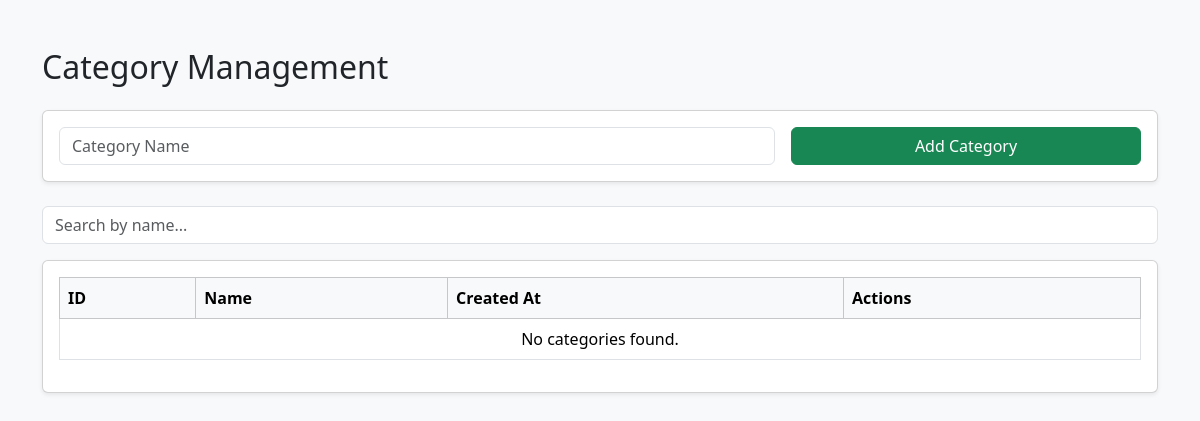
Before: /tabs/inventory/category.php with the older database file.
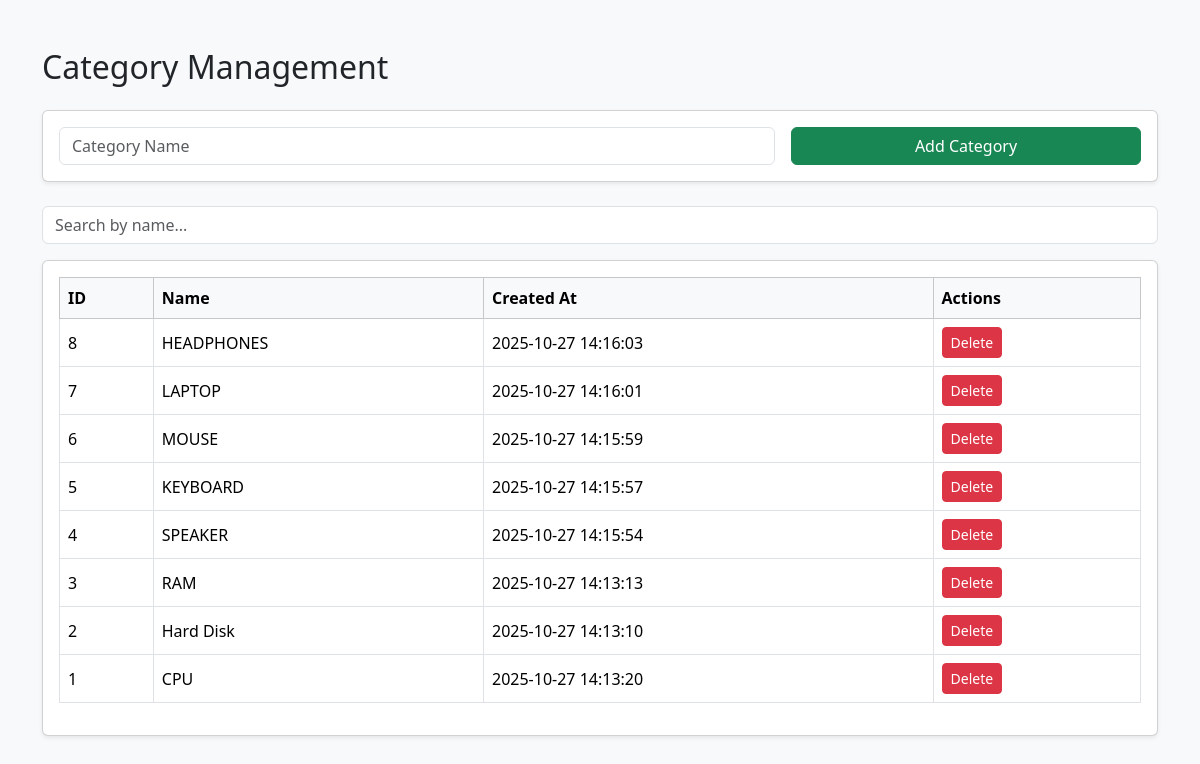
After: the same page with the newer database file.
### tables this page shows
CREATE TABLE `category` (
  `id` bigint(20) UNSIGNED NOT NULL,
  `name` text DEFAULT NULL,
  `created_at` timestamp NULL DEFAULT NULL,
  `updated_at` timestamp NULL DEFAULT NULL
);

### tabs/inventory/category.php (the view, shortened to what this page needs)
<?php
include '../../database/db_connect.php';
$searchQuery = isset($_GET['search']) ? $_GET['search'] : '';
$sql = "SELECT * FROM category WHERE 1";
$sql .= " ORDER BY id DESC";
$stmt = $conn->prepare($sql);
$stmt->execute();
$categories = $stmt->get_result();
?>
<!DOCTYPE html>
<html lang="en">
<head>
<link href="https://cdn.jsdelivr.net/npm/bootstrap@5.3.2/dist/css/bootstrap.min.css" rel="stylesheet">
</head>
<body class="bg-light">
<div class="container mt-5">
    <h2 class="mb-4">Category Management</h2>
    <div class="card mb-4 shadow-sm">
        <div class="card-body">
            <form method="post" class="row g-3">
                <div class="col-md-8">
                    <input type="text" name="name" class="form-control" placeholder="Category Name" required>
                </div>
                <div class="col-md-4">
                    <button type="submit" name="add_category" class="btn btn-success w-100">Add Category</button>
                </div>
            </form>
        </div>
    </div>
    <div class="mb-3">
        <input type="text" id="searchBox" class="form-control" placeholder="Search by name..." value="<?= htmlspecialchars($searchQuery) ?>">
    </div>
    <div class="card shadow-sm">
        <div class="card-body">
            <table class="table table-bordered table-hover align-middle">
                <thead class="table-light">
                    <tr>
                        <th>ID</th>
                        <th>Name</th>
                        <th>Created At</th>
                        <th>Actions</th>
                    </tr>
                </thead>
                <tbody>
                    <?php while($row = $categories->fetch_assoc()): ?>
                    <tr>
                        <td><?= $row['id'] ?></td>
                        <td><?= htmlspecialchars($row['name']) ?></td>
                        <td><?= $row['created_at'] ?></td>
                        <td>
                            <a href="?delete_id=<?= $row['id'] ?>" class="btn btn-danger btn-sm" onclick="return confirm('Are you sure you want to delete this category?')">Delete</a>
                        </td>
                    </tr>
                    <?php endwhile; ?>
                    <?php if ($categories->num_rows == 0): ?>
                    <tr>
                        <td colspan="4" class="text-center">No categories found.</td>
                    </tr>
                    <?php endif; ?>
                </tbody>
            </table>
        </div>
    </div>
</div>
</body>
</html>

Changed rows visible on the page:
added category: id "8", name "HEADPHONES", created_at "2025-10-27 14:16:03"
added category: id "7", name "LAPTOP", created_at "2025-10-27 14:16:01"
added category: id "6", name "MOUSE", created_at "2025-10-27 14:15:59"
added category: id "5", name "KEYBOARD", created_at "2025-10-27 14:15:57"
added category: id "4", name "SPEAKER", created_at "2025-10-27 14:15:54"
added category: id "3", name "RAM", created_at "2025-10-27 14:13:13"
added category: id "2", name "Hard Disk", created_at "2025-10-27 14:13:10"
added category: id "1", name "CPU", created_at "2025-10-27 14:13:20"
Other visible differences:
text no longer shown: "No categories found."
